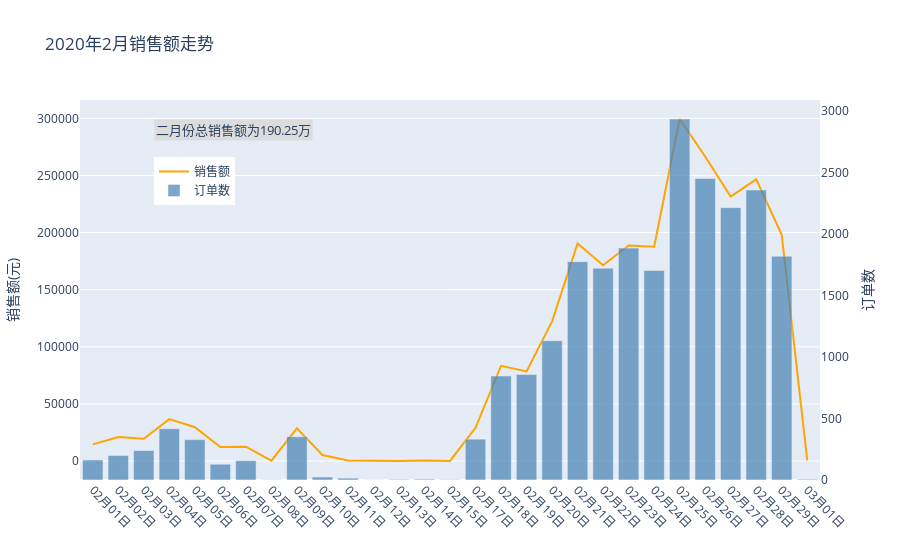

Notebook cell for this chart:
### Code cell
# 计算每天的 GMV 总和
GMV_day = data[data['付款时间'] != 'NaT'].groupby('付款时间')['总金额'].sum()

# 计算每天的订单数量
order_day = data[data['付款时间'] != 'NaT'].groupby('付款时间')['订单编号'].count()

# 创建一个新的 DataFrame 来存储每天的 GMV 和订单数量
summary_data = pd.DataFrame({
    'GMV': GMV_day,
    '订单数': order_day
})

trace1 = go.Scatter(x=GMV_day.index, 
                    y=GMV_day, 
                    mode='lines',
                    marker=dict(color='orange'),
                    name='销售额'
                   )

trace2 = go.Bar(x=order_day.index, 
                y=order_day,
                name='订单数',
                opacity=0.7, 
                marker=dict(color='steelblue'), 
                yaxis='y2'
               )

layout = go.Layout(title='2020年2月销售额走势', 
                   xaxis=dict(tickangle=45, dtick=1), 
                   yaxis=dict(title='销售额(元)',zeroline=False), 
                   yaxis_tickformat='auto', 
                   yaxis2=dict(title='订单数', overlaying='y', side='right', showgrid=False),
                   annotations=[dict(x=0.1, xref='paper', y=0.95, yref='paper', text='二月份总销售额为190.25万',bgcolor='gainsboro',font={'size':13}, showarrow=False)],
                   legend=dict(x=0.1,y=0.85))

trace = [trace1, trace2]
fig = go.Figure(trace, layout)
pyplot(fig)

### Figure 1 — Plotly figure (JSON) as saved in the notebook; plotly's stock layout.template omitted (floating-point values rounded to 4 significant figures)
{"data": [{"marker": {"color": "orange"}, "mode": "lines", "name": "销售额", "type": "scatter", "x": ["02月01日", "02月02日", "02月03日", "02月04日", "02月05日", "02月06日", "02月07日", "02月08日", "02月09日", "02月10日", "02月11日", "02月12日", "02月13日", "02月14日", "02月15日", "02月17日", "02月18日", "02月19日", "02月20日", "02月21日", "02月22日", "02月23日", "02月24日", "02月25日", "02月26日", "02月27日", "02月28日", "02月29日", "03月01日"], "y": [14545, 20937, 19431, 36660.0, 29595, 12232, 12505, 342, 28578, 5243, 386, 22, 110, 383, 83, 29060.0, 83370.0, 78490.0, 122300.0, 190400.0, 171400.0, 188700.0, 187600.0, 299400.0, 266500.0, 231400.0, 246600.0, 198000.0, 476]}, {"marker": {"color": "steelblue"}, "name": "订单数", "opacity": 0.7, "type": "bar", "x": ["02月01日", "02月02日", "02月03日", "02月04日", "02月05日", "02月06日", "02月07日", "02月08日", "02月09日", "02月10日", "02月11日", "02月12日", "02月13日", "02月14日", "02月15日", "02月17日", "02月18日", "02月19日", "02月20日", "02月21日", "02月22日", "02月23日", "02月24日", "02月25日", "02月26日", "02月27日", "02月28日", "02月29日", "03月01日"], "y": [163, 199, 239, 417, 328, 128, 157, 2, 352, 24, 15, 1, 5, 7, 4, 332, 846, 859, 1133, 1776, 1722, 1886, 1704, 2936, 2452, 2215, 2359, 1820, 6], "yaxis": "y2"}], "layout": {"annotations": [{"bgcolor": "gainsboro", "font": {"size": 13}, "showarrow": false, "text": "二月份总销售额为190.25万", "x": 0.1, "xref": "paper", "y": 0.95, "yref": "paper"}], "legend": {"x": 0.1, "y": 0.85}, "title": {"text": "2020年2月销售额走势"}, "xaxis": {"dtick": 1, "tickangle": 45}, "yaxis": {"tickformat": "auto", "title": {"text": "销售额(元)"}, "zeroline": false}, "yaxis2": {"overlaying": "y", "showgrid": false, "side": "right", "title": {"text": "订单数"}}}}
